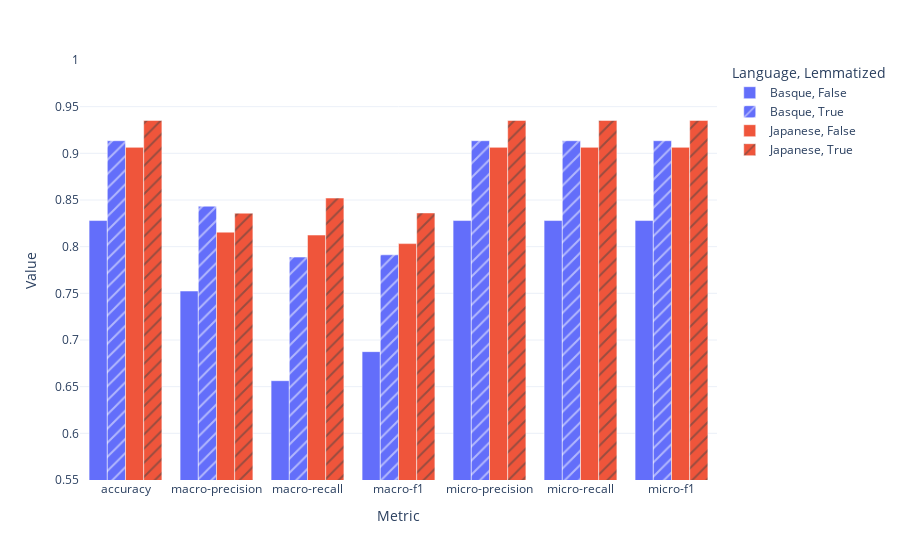

Notebook code cell kept with this figure:
### Markdown cell above
### Basic Metrics

### Code cell
eval_metrics_df_ = eval_metrics_df[eval_metrics_df['Metric'] != 'perplexity']
fig = px.bar(eval_metrics_df_, x='Metric', y='Value', color='Language', pattern_shape='Lemmatized', barmode='group', range_y=[0.55, 1.])
fig.show()

### Figure 1 — Plotly figure (JSON) as saved in the notebook; plotly's stock layout.template omitted (floating-point values rounded to 4 significant figures)
{"data": [{"alignmentgroup": "True", "hovertemplate": "Language=Basque<br>Lemmatized=False<br>Metric=%{x}<br>Value=%{y}<extra></extra>", "legendgroup": "Basque, False", "marker": {"color": "#636efa", "pattern": {"shape": ""}}, "name": "Basque, False", "offsetgroup": "Basque, False", "orientation": "v", "showlegend": true, "textposition": "auto", "x": ["accuracy", "macro-precision", "macro-recall", "macro-f1", "micro-precision", "micro-recall", "micro-f1"], "xaxis": "x", "y": [0.828, 0.7525, 0.6564, 0.6875, 0.828, 0.828, 0.828], "yaxis": "y", "type": "bar"}, {"alignmentgroup": "True", "hovertemplate": "Language=Basque<br>Lemmatized=True<br>Metric=%{x}<br>Value=%{y}<extra></extra>", "legendgroup": "Basque, True", "marker": {"color": "#636efa", "pattern": {"shape": "/"}}, "name": "Basque, True", "offsetgroup": "Basque, True", "orientation": "v", "showlegend": true, "textposition": "auto", "x": ["accuracy", "macro-precision", "macro-recall", "macro-f1", "micro-precision", "micro-recall", "micro-f1"], "xaxis": "x", "y": [0.9135, 0.8434, 0.7888, 0.7913, 0.9135, 0.9135, 0.9135], "yaxis": "y", "type": "bar"}, {"alignmentgroup": "True", "hovertemplate": "Language=Japanese<br>Lemmatized=False<br>Metric=%{x}<br>Value=%{y}<extra></extra>", "legendgroup": "Japanese, False", "marker": {"color": "#EF553B", "pattern": {"shape": ""}}, "name": "Japanese, False", "offsetgroup": "Japanese, False", "orientation": "v", "showlegend": true, "textposition": "auto", "x": ["accuracy", "macro-precision", "macro-recall", "macro-f1", "micro-precision", "micro-recall", "micro-f1"], "xaxis": "x", "y": [0.9064, 0.8156, 0.8124, 0.8033, 0.9064, 0.9064, 0.9064], "yaxis": "y", "type": "bar"}, {"alignmentgroup": "True", "hovertemplate": "Language=Japanese<br>Lemmatized=True<br>Metric=%{x}<br>Value=%{y}<extra></extra>", "legendgroup": "Japanese, True", "marker": {"color": "#EF553B", "pattern": {"shape": "/"}}, "name": "Japanese, True", "offsetgroup": "Japanese, True", "orientation": "v", "showlegend": true, "textposition": "auto", "x": ["accuracy", "macro-precision", "macro-recall", "macro-f1", "micro-precision", "micro-recall", "micro-f1"], "xaxis": "x", "y": [0.9352, 0.8359, 0.8521, 0.8361, 0.9352, 0.9352, 0.9352], "yaxis": "y", "type": "bar"}], "layout": {"xaxis": {"anchor": "y", "domain": [0.0, 1.0], "title": {"text": "Metric"}}, "yaxis": {"anchor": "x", "domain": [0.0, 1.0], "title": {"text": "Value"}, "range": [0.55, 1.0]}, "legend": {"title": {"text": "Language, Lemmatized"}, "tracegroupgap": 0}, "margin": {"t": 60}, "barmode": "group"}}
